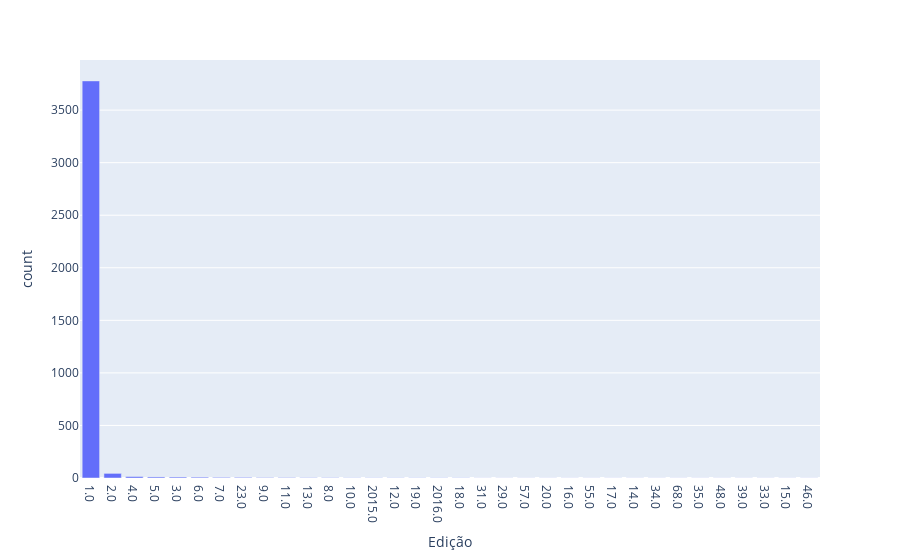

Notebook source saved alongside this figure:
### Markdown cell above
## Analisando a feature Edição

### Code cell
edicoes = df['Edição'].value_counts().reset_index(name="count").rename(columns={'index':'Edição'})
fig = px.bar(edicoes, x='Edição', y='count')
fig.show()

### Figure 1 — Plotly figure (JSON) as saved in the notebook; plotly's stock layout.template omitted (floating-point values rounded to 4 significant figures)
{"data": [{"alignmentgroup": "True", "hovertemplate": "Edição=%{x}<br>count=%{y}<extra></extra>", "legendgroup": "", "marker": {"color": "#636efa", "pattern": {"shape": ""}}, "name": "", "offsetgroup": "", "orientation": "v", "showlegend": false, "textposition": "auto", "type": "bar", "x": ["1.0", "2.0", "4.0", "5.0", "3.0", "6.0", "7.0", "23.0", "9.0", "11.0", "13.0", "8.0", "10.0", "2015.0", "12.0", "19.0", "2016.0", "18.0", "31.0", "29.0", "57.0", "20.0", "16.0", "55.0", "17.0", "14.0", "34.0", "68.0", "35.0", "48.0", "39.0", "33.0", "15.0", "46.0"], "xaxis": "x", "y": [3778, 44, 14, 10, 9, 8, 6, 6, 4, 4, 3, 3, 2, 2, 2, 2, 2, 2, 1, 1, 1, 1, 1, 1, 1, 1, 1, 1, 1, 1, 1, 1, 1, 1], "yaxis": "y"}], "layout": {"barmode": "relative", "legend": {"tracegroupgap": 0}, "margin": {"t": 60}, "xaxis": {"anchor": "y", "domain": [0, 1], "title": {"text": "Edição"}}, "yaxis": {"anchor": "x", "domain": [0, 1], "title": {"text": "count"}}}}
